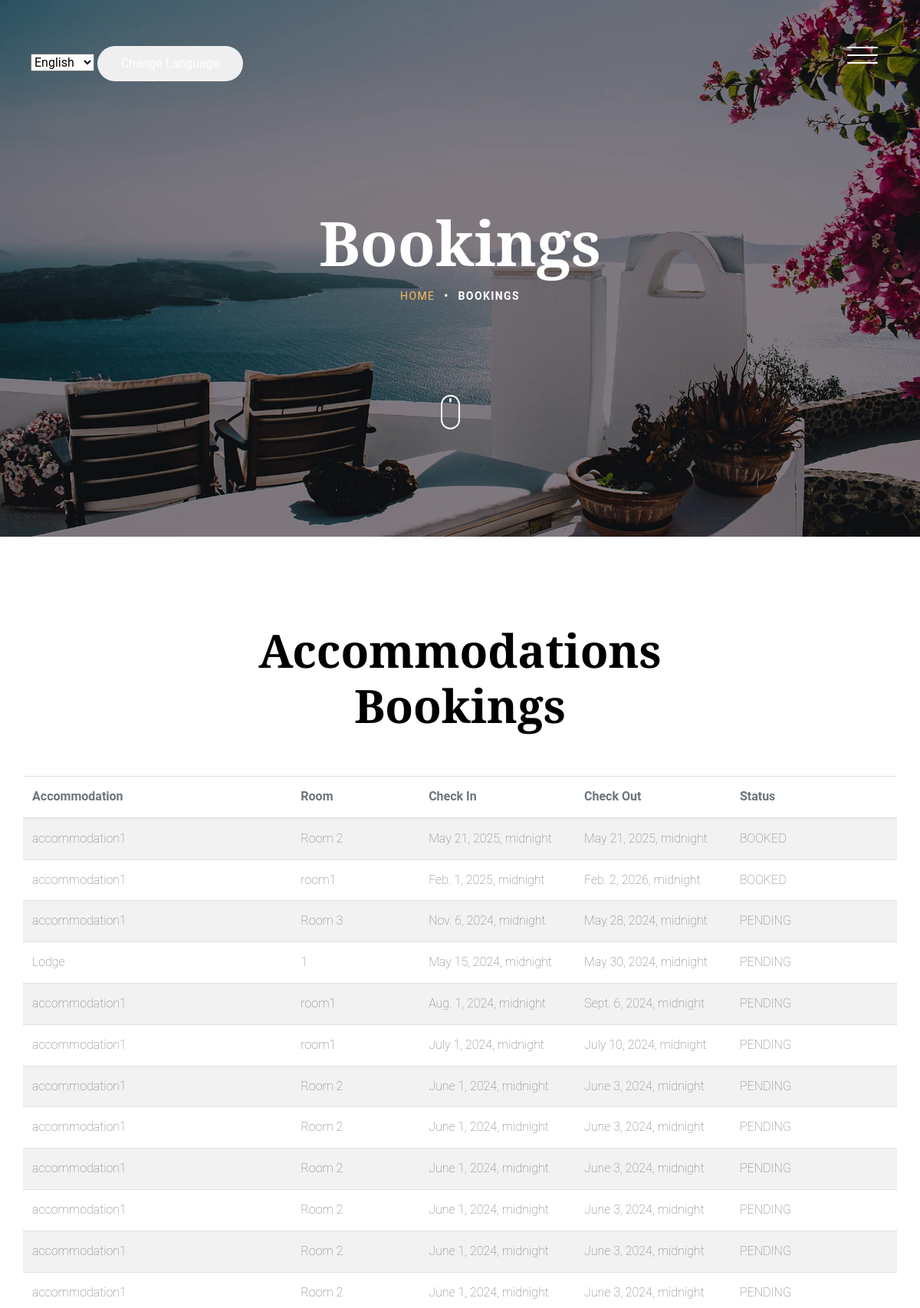
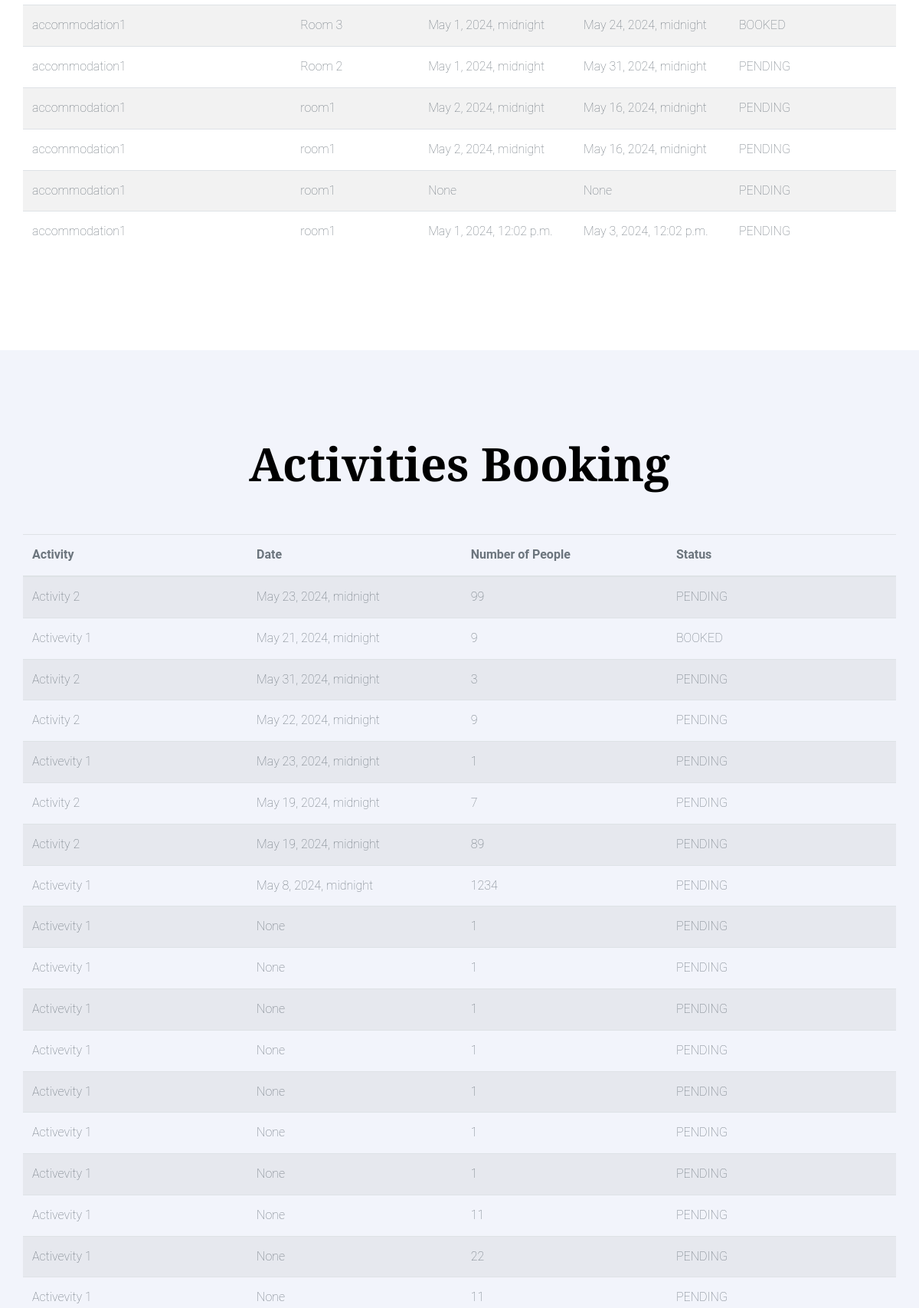
The app's page /bookings/ (signed in, upper part) with its own data (2 pictures, top to bottom).
### accommodations/models.py (models this page shows, shortened)
class AccomodationBooking(models.Model):
  user = models.ForeignKey(User, on_delete=models.CASCADE)
  accommodation = models.ForeignKey(Accommodation, on_delete=models.CASCADE, related_name='bookings')
  room = models.ForeignKey(Room, on_delete=models.CASCADE, related_name='bookings')
  start_date = models.DateTimeField(blank=True, null=True)
  end_date = models.DateTimeField(blank=True, null=True)
  adults = models.IntegerField(blank=True, null=True)
  children = models.IntegerField(blank=True, null=True)
  notes = models.CharField(max_length=255, blank=True, null=True)
  price = models.DecimalField(max_digits=10, decimal_places=2, default=0)
  status = models.CharField(max_length=50, choices=STATUS, default="PENDING")
  created_at = models.DateTimeField(auto_now_add=True)
  updated_at = models.DateTimeField(auto_now=True)

class Accommodation(models.Model):
  name = models.CharField(max_length=255, unique=True)
  destination = models.ForeignKey(Destination, on_delete=models.CASCADE, related_name='accomodations')
  star_rating = models.IntegerField()
  description = models.TextField()
  pic = models.ImageField(upload_to='images/')
  created_at = models.DateTimeField(auto_now_add=True)
  updated_at = models.DateTimeField(auto_now=True)

class Room(models.Model):
  name = models.CharField(max_length=255, unique=True)
  accommodation = models.ForeignKey(Accommodation, on_delete=models.CASCADE, related_name='rooms')
  room_type = models.CharField(max_length=255)
  price = models.DecimalField(default=0, decimal_places=2, max_digits=20)

### activities/models.py (models this page shows, shortened)
class ActivityBooking(models.Model):
  user = models.ForeignKey(User, on_delete=models.CASCADE)
  activity = models.ForeignKey(Activity, on_delete=models.CASCADE, related_name='bookings')
  date = models.DateTimeField(blank=True, null=True)
  price = models.DecimalField(max_digits=10, decimal_places=2)
  people = models.IntegerField()
  status = models.CharField(max_length=50, choices=STATUS, default="PENDING")
  created_at = models.DateTimeField(auto_now_add=True)
  updated_at = models.DateTimeField(auto_now=True)

class Activity(models.Model):
  name = models.CharField(max_length=255, unique=True)
  destination = models.ForeignKey(Destination, on_delete=models.CASCADE)
  category = models.CharField(max_length=255)
  price = models.DecimalField(max_digits=10, decimal_places=2)
  image = models.ImageField(models.ImageField(upload_to='images/'))
  created_at = models.DateTimeField(auto_now_add=True)
  updated_at = models.DateTimeField(auto_now=True)

### bookings/views.py (the view)
# urls.py: path('', views.BookingsView.as_view(), name='bookings'),
class BookingsView(LoginRequiredMixin, TemplateResponseMixin, View):
    template_name = 'bookings/bookings_list.html'
    def get(self, request, *args, **kwargs):
        accommodations_bookings = AccomodationBooking.objects.filter(user=request.user).order_by('-id')
        activity_bookings = ActivityBooking.objects.filter(user=request.user).order_by('-id')
        flight_bookings = FlightBooking.objects.filter(user=request.user).order_by('-id')
        print("FLIGHT BOOKINGS", flight_bookings)
        context = {
            "accommodations_bookings": accommodations_bookings,
            "activity_bookings": activity_bookings,
            "flight_bookings": flight_bookings
        }
        return self.render_to_response(context)

### bookings/templates/bookings/bookings_list.html (shortened to what this page needs)
{% extends 'base.html' %}
{% load i18n %}
{% block content %}
<section class="site-hero inner-page overlay" style="background-image: url(/static/images/hero_4.jpg)" data-stellar-background-ratio="0.5">
  <div class="container">
    <div class="row site-hero-inner justify-content-center align-items-center">
      <div class="col-md-10 text-center" data-aos="fade">
        <h1 class="heading mb-3">{% trans "Bookings" %}</h1>
        <ul class="custom-breadcrumbs mb-4">
          <li><a href="{% url 'recommendations:home' %}">{% trans "Home" %}</a></li>
          <li>&bullet;</li>
          <li>{% trans "Bookings" %}</li>
        </ul>
      </div>
    </div>
  </div>
  <a class="mouse smoothscroll" href="#next">
    <div class="mouse-icon">
      <span class="mouse-wheel"></span>
    </div>
  </a>
</section>
<section class="section">
  <div class="container">
      <div class="row justify-content-center text-center mb-5">
          <div class="col-md-7">
              <h2 class="heading" data-aos="fade-up">{% trans "Accommodations Bookings" %}</h2>
          </div>
      </div>
      <div class="row">
        <div class="table-responsive">
          <table id="data-table-2" class="table table-striped thead-primary w-100 dataTable no-footer"
              role="grid" aria-describedby="data-table-2_info" style="width: 720px;">
              <thead>
                  <tr role="row">
                      <th class="" tabindex="0" aria-controls="data-table-2" rowspan="1"
                          colspan="1" aria-sort="ascending"
                           style="width: 37px;">{% trans "Accommodation" %}</th>
                      <th class="" tabindex="0" aria-controls="data-table-2" rowspan="1" colspan="1"
                          aria-label="Address: activate to sort column " style="width: 51px;">{% trans "Room" %}
                      </th>
                      <th class="" tabindex="0" aria-controls="data-table-2" rowspan="1" colspan="1"
                          aria-label="Disease: activate to sort column ascending" style="width: 49px;">{% trans "Check In" %}
                      </th>
                      <th class="" tabindex="0" aria-controls="data-table-2" rowspan="1" colspan="1"
                          aria-label="Disease: activate to sort column ascending" style="width: 49px;">{% trans "Check Out" %}
                      </th>
                      <th class="" tabindex="0" aria-controls="data-table-2" rowspan="1" colspan="1"
                          aria-label="Age: activate to sort column ascending" style="width: 25px;">{% trans "Status" %}
                      </th>
                  </tr>
              </thead>
              <tbody>
                  {% for accommodation_booking in accommodations_bookings %}
                      <tr role="row" class="odd">
                          <td class="sorting_1">{{accommodation_booking.accommodation.name}}</td>
                          <td>{{ accommodation_booking.room.name }}</td>
                          <td>{{accommodation_booking.start_date}}</td>
                          <td>{{accommodation_booking.end_date}}</td>
                          <td>{{accommodation_booking.status}}</td>
                      </tr>
                    {% empty %}
                      <p>No items found.</p>
                  {% endfor %}
              </tbody>
          </table>
      </div>
      </div>
  </div>
</section>
<section class="section blog-post-entry bg-light">
  <div class="container">
      <div class="row justify-content-center text-center mb-5">
          <div class="col-md-7">
              <h2 class="heading" data-aos="fade-up">{% trans "Activities Booking" %}</h2>
          </div>
      </div>
      <div class="row">
        <div class="table-responsive">
          <table id="data-table-2" class="table table-striped thead-primary w-100 dataTable no-footer"
              role="grid" aria-describedby="data-table-2_info" style="width: 720px;">
              <thead>
                  <tr role="row">
                      <th class="" tabindex="0" aria-controls="data-table-2" rowspan="1"
                          colspan="1" aria-sort="ascending"
                           style="width: 37px;">{% trans "Activity" %}
                      </th>
                      <th class="" tabindex="0" aria-controls="data-table-2" rowspan="1" colspan="1"
                          aria-label="Address: activate to sort column " style="width: 51px;">{% trans "Date" %}
                      </th>
                      <th class="" tabindex="0" aria-controls="data-table-2" rowspan="1" colspan="1"
                          aria-label="Disease: activate to sort column ascending" style="width: 49px;">{% trans "Number of People" %}
                      </th>
                      <th class="" tabindex="0" aria-controls="data-table-2" rowspan="1" colspan="1"
                          aria-label="Age: activate to sort column ascending" style="width: 25px;">{% trans "Status" %}
                      </th>
                  </tr>
              </thead>
              <tbody>
                  {% for activity_booking in activity_bookings %}
                      <tr role="row" class="odd">
                          <td class="sorting_1">{{activity_booking.activity.name}}</td>
                          <td>{{ activity_booking.date }}</td>
                          <td>{{activity_booking.people}}</td>
                          <td>{{activity_booking.status}}</td>
                      </tr>
                  {% empty %}
                      <p>No items found.</p>
                  {% endfor %}
              </tbody>
          </table>
      </div>
      </div>
  </div>
</section>
{% endblock %}

### static/css/style.css (style rules this page uses)
body { background: #fff; font-family: "Roboto", arial, sans-serif; font-weight: 200; font-size: 16px; line-height: 1.8; color: #6c757d; position: relative; }
a { -webkit-transition: .3s all ease; -o-transition: .3s all ease; transition: .3s all ease; text-decoration: none; }
h1, h2, h3, h4, h5 { color: #000; font-family: "Playfair Display", times, serif; }
.bg-light { background: #f2f4fb !important; }
.site-hero { background-size: cover; height: 100vh; min-height: 700px; width: 100%; position: relative; }
.site-hero .heading { font-family: "Playfair Display", times, serif; font-weight: bold; }
.site-hero.overlay:before { background: rgba(0, 0, 0, 0.45); content: ""; position: absolute; height: 100vh; min-height: 700px; top: 0; left: 0; bottom: 0; right: 0; }
.site-hero.inner-page { height: 50vh; min-height: 700px; }
.site-hero.inner-page.overlay:before { height: 50vh; min-height: 700px; }
.site-hero-inner { height: 100vh; min-height: 700px; }
.site-hero-inner .heading { font-size: 80px; font-family: "Playfair Display", times, serif; color: #fff; line-height: 1; font-weight: bold; }
.inner-page .site-hero-inner { height: 50vh; min-height: 700px; }
.section { padding: 7em 0; }
.heading-serif, .heading, .testimonial-section .heading, .slider-section .heading, .blog-post-entry .heading { font-size: 60px; font-family: "Playfair Display", times, serif; font-weight: 700; }
.blog-post-entry { position: relative; }
.mouse { width: 100px; display: inline-block; position: absolute; left: 50%; bottom: 140px; z-index: 1; -webkit-transform: translateX(-25%); -ms-transform: translateX(-25%); transform: translateX(-25%); }
.mouse-icon { width: 25px; height: 45px; border: 2px solid white; border-radius: 15px; cursor: pointer; position: relative; text-align: center; }
.mouse-wheel { height: 6px; margin: 2px auto 0; display: block; width: 3px; background-color: white; border-radius: 50%; -webkit-animation: 1.6s ease infinite wheel-up-down; -moz-animation: 1.6s ease infinite wheel-up-down; animation: 1.6s ease infinite wheel-up-down; }
.custom-breadcrumbs { list-style: none; padding: 0; margin: 0; }
.custom-breadcrumbs li { display: inline-block; color: #fff; margin: 0 4px; text-transform: uppercase; font-size: 14px; letter-spacing: .1em; font-weight: bold; }
.custom-breadcrumbs li a { font-weight: normal; }

### records on screen
AccomodationBooking: accommodation.name "accommodation1", room.name "Room 2", start_date "May 21, 2025, midnight", end_date "May 21, 2025, midnight", status "BOOKED"
AccomodationBooking: accommodation.name "accommodation1", room.name "room1", start_date "Feb. 1, 2025, midnight", end_date "Feb. 2, 2026, midnight", status "BOOKED"
AccomodationBooking: accommodation.name "accommodation1", room.name "Room 3", start_date "Nov. 6, 2024, midnight", end_date "May 28, 2024, midnight", status "PENDING"
AccomodationBooking: accommodation.name "Lodge", room.name "1", start_date "May 15, 2024, midnight", end_date "May 30, 2024, midnight", status "PENDING"
AccomodationBooking: accommodation.name "accommodation1", room.name "room1", start_date "Aug. 1, 2024, midnight", end_date "Sept. 6, 2024, midnight", status "PENDING"
AccomodationBooking: accommodation.name "accommodation1", room.name "room1", start_date "July 1, 2024, midnight", end_date "July 10, 2024, midnight", status "PENDING"
AccomodationBooking: accommodation.name "accommodation1", room.name "Room 2", start_date "June 1, 2024, midnight", end_date "June 3, 2024, midnight", status "PENDING"
AccomodationBooking: accommodation.name "accommodation1", room.name "Room 2", start_date "June 1, 2024, midnight", end_date "June 3, 2024, midnight", status "PENDING"
AccomodationBooking: accommodation.name "accommodation1", room.name "Room 2", start_date "June 1, 2024, midnight", end_date "June 3, 2024, midnight", status "PENDING"
AccomodationBooking: accommodation.name "accommodation1", room.name "Room 2", start_date "June 1, 2024, midnight", end_date "June 3, 2024, midnight", status "PENDING"
AccomodationBooking: accommodation.name "accommodation1", room.name "Room 2", start_date "June 1, 2024, midnight", end_date "June 3, 2024, midnight", status "PENDING"
AccomodationBooking: accommodation.name "accommodation1", room.name "Room 2", start_date "June 1, 2024, midnight", end_date "June 3, 2024, midnight", status "PENDING"
AccomodationBooking: accommodation.name "accommodation1", room.name "Room 3", start_date "May 1, 2024, midnight", end_date "May 24, 2024, midnight", status "BOOKED"
AccomodationBooking: accommodation.name "accommodation1", room.name "Room 2", start_date "May 1, 2024, midnight", end_date "May 31, 2024, midnight", status "PENDING"
AccomodationBooking: accommodation.name "accommodation1", room.name "room1", start_date "May 2, 2024, midnight", end_date "May 16, 2024, midnight", status "PENDING"
AccomodationBooking: accommodation.name "accommodation1", room.name "room1", start_date "May 2, 2024, midnight", end_date "May 16, 2024, midnight", status "PENDING"
AccomodationBooking: accommodation.name "accommodation1", room.name "room1", start_date "None", end_date "None", status "PENDING"
AccomodationBooking: accommodation.name "accommodation1", room.name "room1", start_date "May 1, 2024, 12:02 p.m.", end_date "May 3, 2024, 12:02 p.m.", status "PENDING"
ActivityBooking: activity.name "Activity 2", date "May 23, 2024, midnight", people "99", status "PENDING"
ActivityBooking: activity.name "Activevity 1", date "May 21, 2024, midnight", people "9", status "BOOKED"
ActivityBooking: activity.name "Activity 2", date "May 31, 2024, midnight", people "3", status "PENDING"
ActivityBooking: activity.name "Activity 2", date "May 22, 2024, midnight", people "9", status "PENDING"
ActivityBooking: activity.name "Activevity 1", date "May 23, 2024, midnight", people "1", status "PENDING"
ActivityBooking: activity.name "Activity 2", date "May 19, 2024, midnight", people "7", status "PENDING"
ActivityBooking: activity.name "Activity 2", date "May 19, 2024, midnight", people "89", status "PENDING"
ActivityBooking: activity.name "Activevity 1", date "May 8, 2024, midnight", people "1234", status "PENDING"
ActivityBooking: activity.name "Activevity 1", date "None", people "1", status "PENDING"
ActivityBooking: activity.name "Activevity 1", date "None", people "1", status "PENDING"
ActivityBooking: activity.name "Activevity 1", date "None", people "1", status "PENDING"
ActivityBooking: activity.name "Activevity 1", date "None", people "1", status "PENDING"
ActivityBooking: activity.name "Activevity 1", date "None", people "1", status "PENDING"
ActivityBooking: activity.name "Activevity 1", date "None", people "1", status "PENDING"
ActivityBooking: activity.name "Activevity 1", date "None", people "1", status "PENDING"
ActivityBooking: activity.name "Activevity 1", date "None", people "11", status "PENDING"
ActivityBooking: activity.name "Activevity 1", date "None", people "22", status "PENDING"
ActivityBooking: activity.name "Activevity 1", date "None", people "11", status "PENDING"
